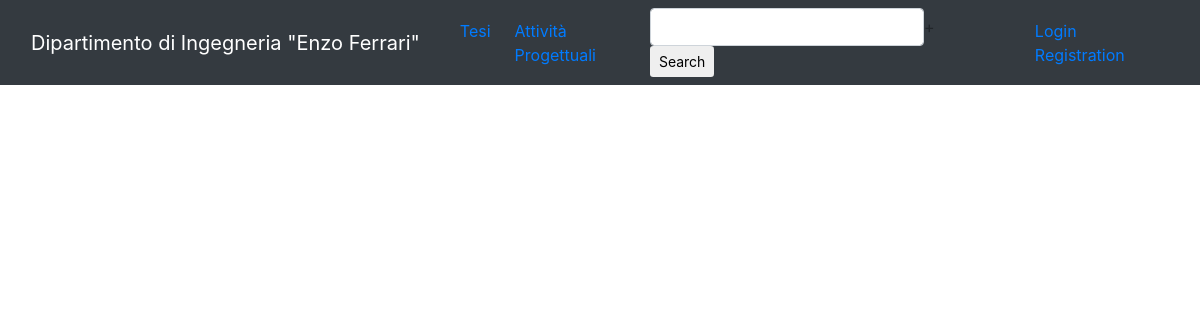
Page /tesi/ on the earlier database version.
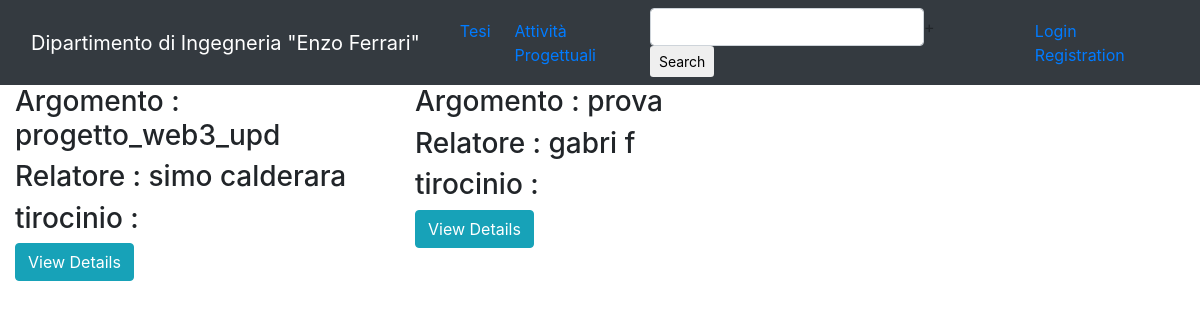
Same page on the later database version.
### home/models.py (models this page shows, shortened)
class Tesi(models.Model):
    author = models.ForeignKey(User, on_delete=models.CASCADE, null=True)
    relatore = models.ForeignKey(Docente, on_delete=models.CASCADE)
    correlatore = models.CharField(max_length=100)
    argomento = models.CharField(max_length=500)
    tirocinio_interno = models.BooleanField(default=False)
    tirocinio_azienda = models.BooleanField(default=False)
    data_inizio = models.DateTimeField()
    data_fine = models.DateTimeField()
    tag = models.IntegerField()

### users/models.py (models this page shows)
class Docente(models.Model):
    nome = models.CharField(max_length=500)
    cognome = models.CharField(max_length=500)
    matricola = models.CharField(max_length=10)
    mail = models.CharField(max_length=1000)
    user = models.OneToOneField(User, on_delete=models.CASCADE, null=True)
    def __str__(self):
        return self.nome + ' ' + self.cognome

### home/views.py (the view)
# urls.py: path('tesi/', views.show_tesi, name='tesi'),
def show_tesi(request):
    all_tesi = Tesi.objects.all()
    context = {
        'all_tesi': all_tesi,
    }
    return render(request, 'home/tesi_index.html', context)

### home/templates/home/tesi_index.html
{% extends 'home/base.html' %}
{% block body %}
<div class="container-fluid" id="tourpackages-carousel">
    <div class="row">
        {% for tesi in all_tesi %}
        <div class="col-sm-4">
            <div class="caption">
                <h3>Argomento : {{ tesi.argomento }}</h3>
                {% if tesi.relatore %}
                <h3>Relatore : {{ tesi.relatore }}</h3>
                <h3>tirocinio : {{ tesi.triocinio_interno }}</h3>
                <a href="{% url 'tesi-detail' tesi.id %}" class="btn btn-info btn-xs" role="button"> View
                    Details</a>
                {% endif %}
            </div>
        </div>
        {% endfor %}
    </div>
</div>
{% endblock %}

Differences in the rows shown:
added Tesi: argomento "progetto_web3_upd", relatore "simo calderara"
added Tesi: argomento "prova", relatore "gabri f"
